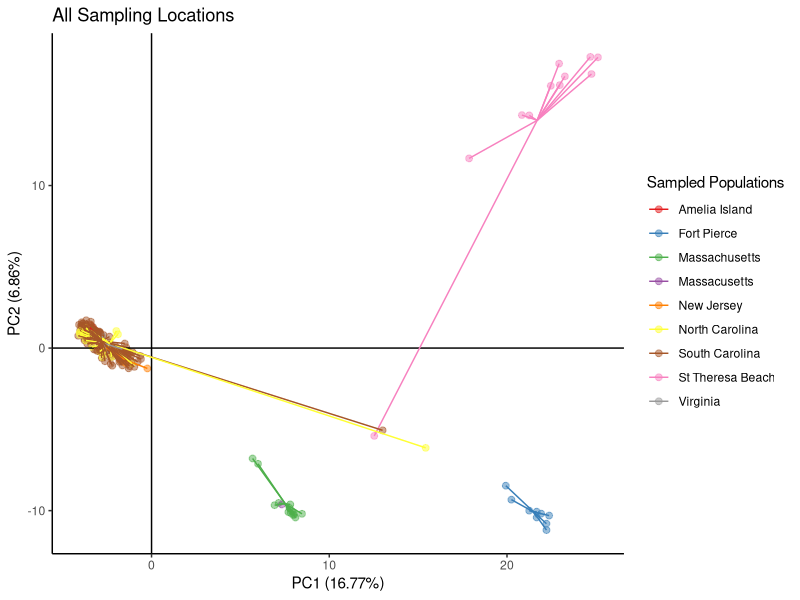

The R script that drew this image: (Note: this script raises an error after producing the figure.)
## PC 
rm(list=ls())
library(ggplot2)
library(readxl)
library(RColorBrewer)
dat <- read.delim("data/diop_90perc_genome.95perc.GT_noNAs.txt",sep="\t") 
meta = read_xlsx("data/Revised Diop Meta.xlsx")
colnames(dat) = meta$'New Code'[match(colnames(dat),meta$plateID)]
dat = dat[,!is.na(colnames(dat))]
meta_sub = meta[match(colnames(dat),meta$'New Code'),]
meta_sub$State[substr(meta_sub$'New Code',1,4)=="FlAM"] = "Amelia Island"
meta_sub$State[substr(meta_sub$'New Code',1,4)=="FlFP"] = "Fort Pierce"
meta_sub$State[substr(meta_sub$'New Code',1,4)=="FlSB"] = "St Theresa Beach"

pc <- prcomp(t(dat))
scores <- data.frame(pc$x) #scores for all individuals through all PCs
scores = data.frame(pop = meta_sub$State,scores)
xbar1 = tapply(scores$PC1,scores$pop,mean)
xbar2 = tapply(scores$PC2,scores$pop,mean)
scores = data.frame(scores[,c("pop","PC1","PC2")],
                    xbar1 = xbar1[match(scores$pop,names(xbar1))],
                    xbar2 = xbar2[match(scores$pop,names(xbar2))])
cols <- brewer.pal(n = length(unique(scores$pop)), name = "Set1")
#(((pc$sdev)^2)/sum((pc$sdev)^2))*100

p2 <- ggplot(scores, aes(x=PC1, y=PC2, colour=pop))+
  geom_point(size=2, alpha = 0.5)+
    scale_color_manual(values = cols)+ 
  geom_hline(yintercept = 0)+
  geom_vline(xintercept = 0)+
    geom_segment(aes(x=PC1, y=PC2, xend=xbar1, yend=xbar2, colour = pop))+
  ggtitle("All Sampling Locations")+
  theme_classic()+
  labs(y= "PC2 (6.86%)", x= "PC1 (16.77%)", colour = "Sampled Populations")


#find sample IDs for outliers
tmp = scores[scores$PC1>10 & scores$PC1<18 & scores$PC2 > -10 & scores$PC2<0,]

pdf("output/PC.pdf")
print(p2)
print(p2 + annotate("text",x=tmp$PC1,y=tmp$PC2,label=rownames(tmp),adj=0))
dev.off()

#
